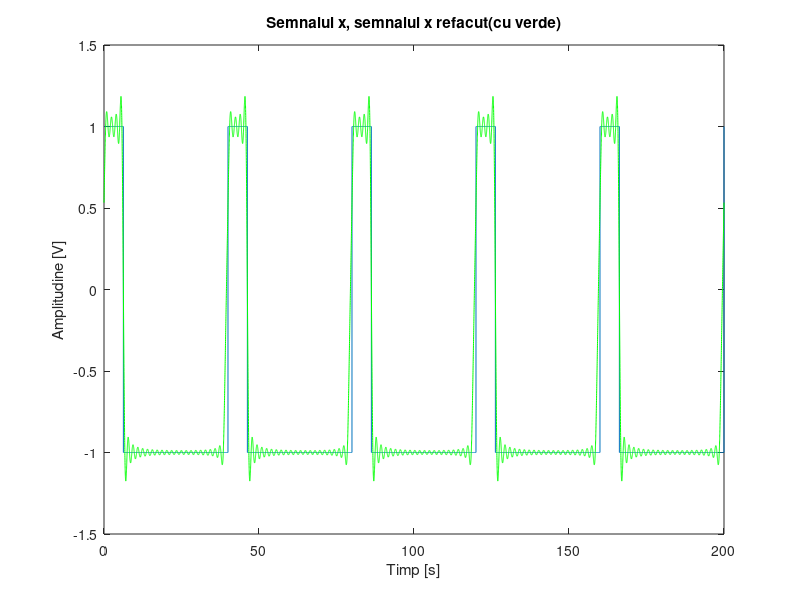
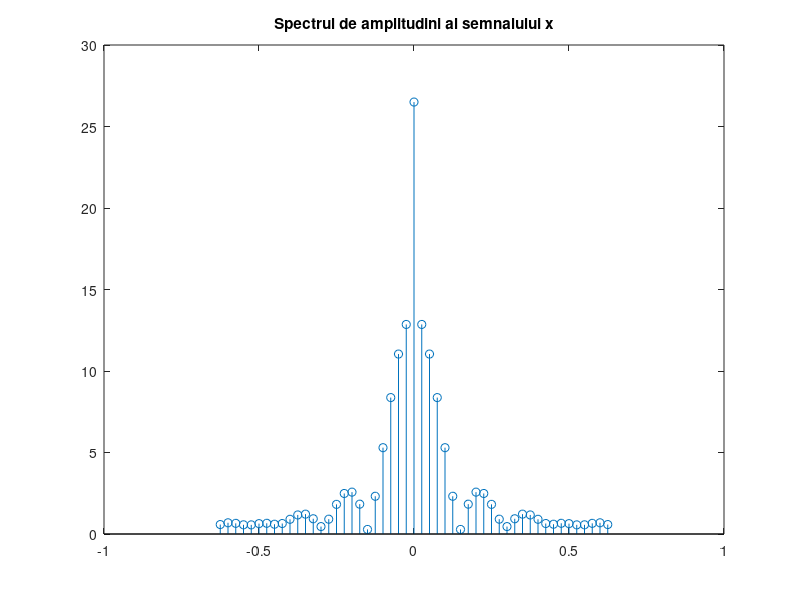

Write MATLAB code to recreate these figures, in order.
clear all
close all

P = 40; % perioada = 40

F=1/P; % frecventa semnalului 

D = 25; % durata semnalului

w0=2*pi/P; % pulsatia

Ts = P/4000; % perioada de esantionare 

Fs = 1/ Ts; % frecvanta de esantionare

t=0:Ts:5*P; % generarea vectorului de timp

x = square(2*pi*F*t,(D/P)*25); % generarea semnalului dreptunghiular cu factorul de umplere corespunzator

figure(1);

plot(t,x); % afisarea semnalului 

title('Semnalul x, semnalul x refacut(cu verde)');

xlabel('Timp [s]');

ylabel('Amplitudine [V]');

% calculul coeficientilor cu ajutorul integralei

for k = -25:25

fun = @(t) square(2*pi*F*t,(D/P)*25).*exp(-i*k*w0*t);

q(k+26) = integral(fun,0,39);

end

w = -25*w0:w0:25*w0; % generarea vectorului de pulsatii

figure(2);

stem(w/(2*pi),abs(q)); % afisarea coeficientilor calculati

title('Spectrul de amplitudini al semnalului x');

X_25(1:length(t)) = 0; % initializarea semnalului 

for t_i = 1:length(t);

for k = -25:25

X_25(t_i) = X_25(t_i) + (1/P)*q(k+26)*exp(i*k*w0*t(t_i)); 

end

end

figure(1);

hold on

plot(t,X_25,'g'); % afisarea cu verde a semnalului reconstruit
